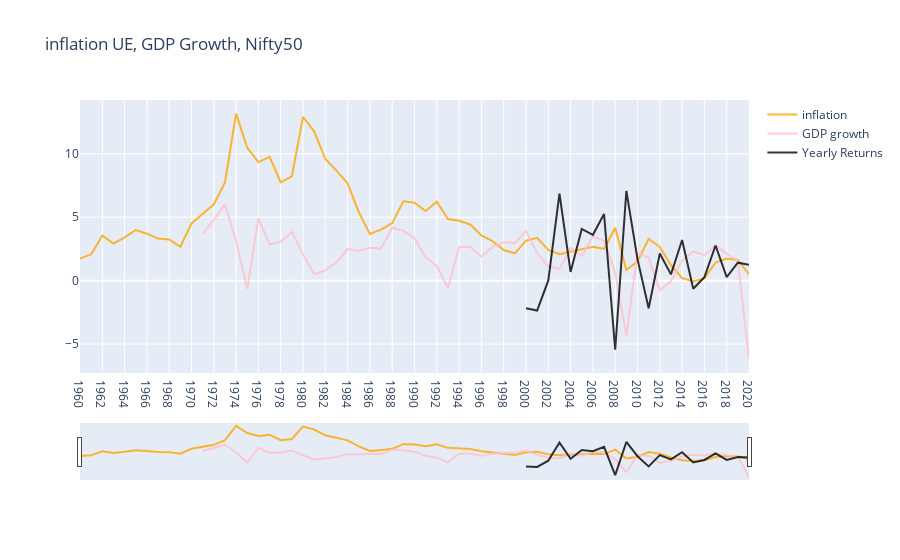

The notebook cell saved with this chart:
### Code cell
import plotly.graph_objects as go


fig = go.Figure()

fig.add_trace(go.Scatter(
                x=inflation.index,
                y=inflation['World Development Indicators'],
                name="inflation",
                line_color='orange',
                opacity=0.8))

fig.add_trace(go.Scatter(
                x=GDPgrowth.index,
                y=GDPgrowth['World Development Indicators'],
                name="GDP growth",
                line_color='pink',
                opacity=0.8))

fig.add_trace(go.Scatter(
                x=yearly_ret_df.index,
                y=yearly_ret_df['yearly_returns'],
                name="Yearly Returns",
                line_color='black',
                opacity=0.8))
# Use date string to set xaxis range
fig.update_layout(xaxis_range=['2003-07-01','2020-12-31'],
                  title_text="inflation UE, GDP Growth, Nifty50",xaxis_rangeslider_visible=True)


fig.show()

### Figure 1 — Plotly figure (JSON) as saved in the notebook; plotly's stock layout.template omitted (floating-point values rounded to 4 significant figures)
{"data": [{"line": {"color": "orange"}, "name": "inflation", "opacity": 0.8, "type": "scatter", "x": ["1960", "1961", "1962", "1963", "1964", "1965", "1966", "1967", "1968", "1969", "1970", "1971", "1972", "1973", "1974", "1975", "1976", "1977", "1978", "1979", "1980", "1981", "1982", "1983", "1984", "1985", "1986", "1987", "1988", "1989", "1990", "1991", "1992", "1993", "1994", "1995", "1996", "1997", "1998", "1999", "2000", "2001", "2002", "2003", "2004", "2005", "2006", "2007", "2008", "2009", "2010", "2011", "2012", "2013", "2014", "2015", "2016", "2017", "2018", "2019", "2020"], "y": [1.741, 2.077, 3.554, 2.922, 3.416, 3.987, 3.703, 3.319, 3.243, 2.675, 4.506, 5.241, 6.007, 7.749, 13.16, 10.47, 9.347, 9.767, 7.755, 8.222, 12.91, 11.77, 9.585, 8.669, 7.674, 5.395, 3.678, 4.02, 4.535, 6.26, 6.15, 5.485, 6.217, 4.854, 4.718, 4.427, 3.559, 3.112, 2.416, 2.157, 3.151, 3.374, 2.424, 2.092, 2.286, 2.488, 2.666, 2.511, 4.165, 0.8393, 1.531, 3.289, 2.663, 1.22, 0.1993, -0.06164, 0.1833, 1.429, 1.739, 1.631, 0.502]}, {"line": {"color": "pink"}, "name": "GDP growth", "opacity": 0.8, "type": "scatter", "x": ["1960", "1961", "1962", "1963", "1964", "1965", "1966", "1967", "1968", "1969", "1970", "1971", "1972", "1973", "1974", "1975", "1976", "1977", "1978", "1979", "1980", "1981", "1982", "1983", "1984", "1985", "1986", "1987", "1988", "1989", "1990", "1991", "1992", "1993", "1994", "1995", "1996", "1997", "1998", "1999", "2000", "2001", "2002", "2003", "2004", "2005", "2006", "2007", "2008", "2009", "2010", "2011", "2012", "2013", "2014", "2015", "2016", "2017", "2018", "2019", "2020"], "y": ["NA", "NA", "NA", "NA", "NA", "NA", "NA", "NA", "NA", "NA", "NA", 3.66, 4.785, 6.033, 3.099, -0.6484, 4.898, 2.877, 3.057, 3.845, 2.071, 0.5024, 0.8162, 1.441, 2.485, 2.351, 2.587, 2.528, 4.168, 3.924, 3.371, 1.841, 1.164, -0.5739, 2.649, 2.667, 1.892, 2.665, 3.019, 2.959, 3.909, 2.184, 1.123, 0.9294, 2.595, 1.935, 3.493, 3.152, 0.6458, -4.326, 2.211, 1.817, -0.747, -0.04782, 1.574, 2.302, 2.007, 2.803, 2.114, 1.56, -6.202]}, {"line": {"color": "black"}, "name": "Yearly Returns", "opacity": 0.8, "type": "scatter", "x": ["2000", "2001", "2002", "2003", "2004", "2005", "2006", "2007", "2008", "2009", "2010", "2011", "2012", "2013", "2014", "2015", "2016", "2017", "2018", "2019", "2020"], "y": [-2.168, -2.358, 0.01989, 6.86, 0.6909, 4.074, 3.612, 5.253, -5.446, 7.071, 1.696, -2.168, 2.142, 0.4948, 3.203, -0.6365, 0.2795, 2.774, 0.2851, 1.415, 1.245]}], "layout": {"title": {"text": "inflation UE, GDP Growth, Nifty50"}, "xaxis": {"range": ["2003-07-01", "2020-12-31"], "rangeslider": {"visible": true}}}}
